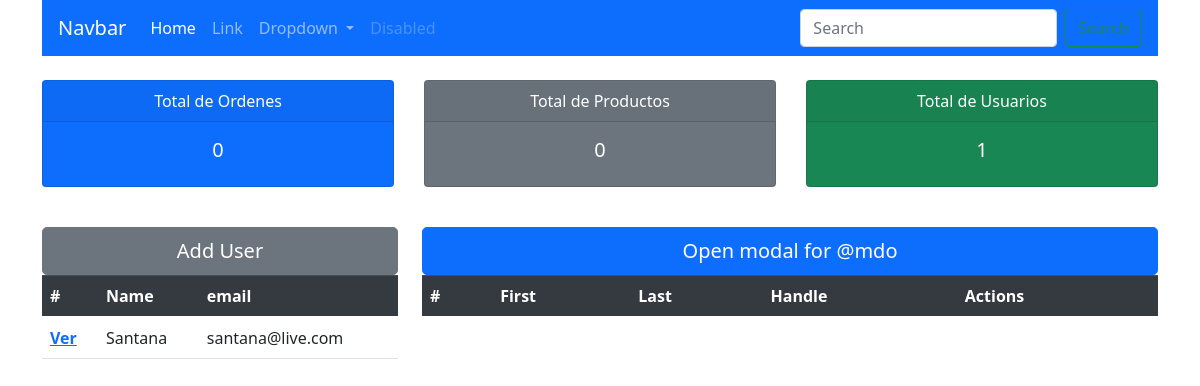
Page /table/ on the earlier database version.
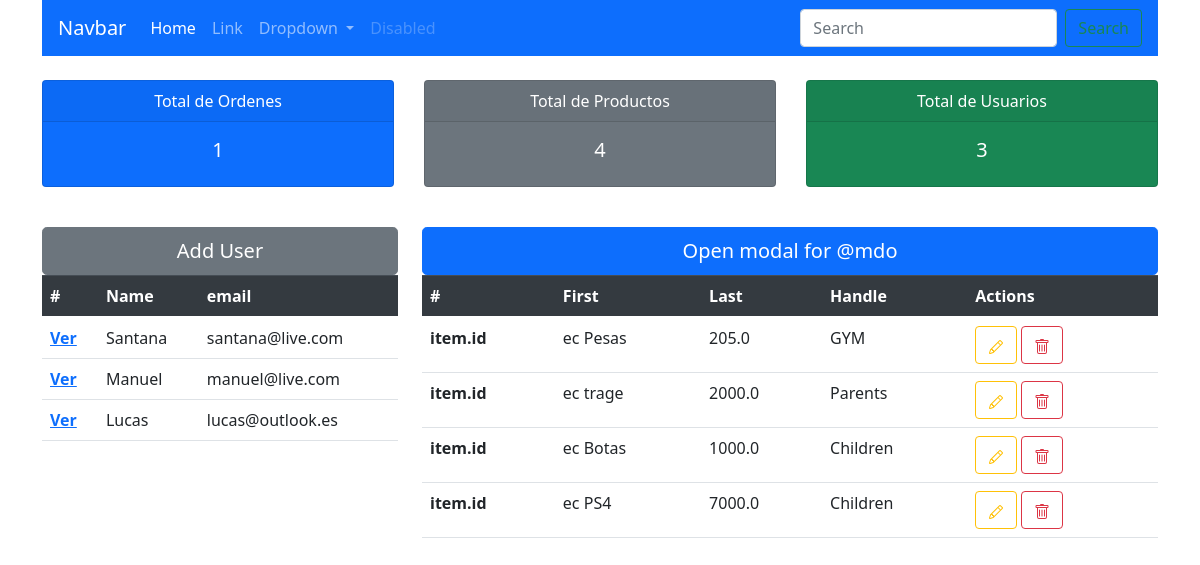
Same page on the later database version.
### accounts/models.py (models this page shows)
class Customer(models.Model):
    name = models.CharField(max_length=50,null=True)
    email = models.CharField(max_length=50,null=True)
    date_create = models.DateTimeField(auto_now_add=True, null=True)
    def __str__(self):
        return self.name

class Product(models.Model):
    CATEGORY=(
        ('Children','Children'),
        ('Parents','Parents'),
        ('GYM','GYM')
    )
    name = models.CharField(max_length=50,null=True)
    price = models.FloatField(null=True)
    category = models.CharField(max_length=50,null=True,choices= CATEGORY)
    description = models.CharField(max_length=50,null=True)
    date_create = models.DateTimeField(auto_now_add=True, null=True)
    def __str__(self):
        return self.name

### accounts/views.py (the view)
# urls.py: path('table/',views.Table),
def Table(request):
    total_ordenes = Orders.objects.all().count()
    total_productos = Product.objects.all().count()
    total_usuarios = Customer.objects.all().count()
    products = Product.objects.all()
    users = Customer.objects.all()
    form = OrdersForm()
    if request.method == 'POST':
        form = OrdersForm(request.POST)
        if form.is_valid:
            form.save()
    context = {'total_ordenes':total_ordenes,'total_productos':total_productos,
    'total_usuarios':total_usuarios, 'products':products,'users':users,'form':form}
    return render(request,'accounts/Table.html',context)

### accounts/forms.py
class OrdersForm(ModelForm):
    class Meta:
        model = Orders
        fields = '__all__'

### accounts/templates/accounts/Table.html (shortened to what this page needs)
{% extends 'accounts/main.html' %}
{% block content %}
    <br>
    {% include 'accounts/CardGroup.html' %}
    <br>
    <div class="row">
        <div class="col-4">
            <div class="table-responsive-sm">
                <button type="button" class="btn btn-secondary btn-lg btn-block">Add User</button>
                <table class="table">
                    <thead class="thead-dark">
                        <tr>
                            <th scope="col">#</th>
                            <th scope="col">Name</th>
                            <th scope="col">email</th>
                        </tr>
                    </thead>
                    <tbody>
                        {% for item in users %}
                            <tr>
                                <th scope="row"><a href="{% url 'customer' item.name %}">Ver</a></th>
                                <td>{{item.name}}</td>
                                <td>{{item.email}}</td>
                            </tr>
                        {% endfor %}
                    </tbody>
                </table>
            </div>
        </div>
        <div class="col-8">
            <div class="table-responsive-sm">
                {% include 'accounts/Crud.html' %}
                <table class="table">
                    <thead class="thead-dark">
                        <tr>
                            <th scope="col">#</th>
                            <th scope="col">First</th>
                            <th scope="col">Last</th>
                            <th scope="col">Handle</th>
                            <th scope="col">Actions</th>
                        </tr>
                    </thead>
                    <tbody>
                        {% for item in products %}
                            <tr>
                                <th scope="row">item.id</th>
                                <td>ec {{item.name}}</td>
                                <td>{{item.price}}</td>
                                <td>{{item.category}}</td>
                                <td>
                                    <a  type="button" class="btn btn-outline-warning" >
                                    </a>
                                    <button type="button" class="btn btn-outline-danger">
                                    </button>
                                </td>
                            </tr>
                        {% endfor %}
                    </tbody>
                </table>
            </div>
        </div>
    </div>
{% endblock %}

### accounts/templates/accounts/main.html (shortened to what this page needs)
{% load static %}
<!doctype html>
<html lang="en">
  <head>
    <link rel="stylesheet" href="https://stackpath.bootstrapcdn.com/bootstrap/4.5.2/css/bootstrap.min.css">
  </head>
  <body>
    <div class="container">
      <nav class="navbar navbar-dark bg-primary navbar-expand-lg bg-blue">
        <a class="navbar-brand" href="#">Navbar</a>
        <div class="collapse navbar-collapse" id="navbarSupportedContent">
          <ul class="navbar-nav mr-auto">
            <li class="nav-item active">
              <a class="nav-link" href="{% url 'home' %}">Home <span class="sr-only">(current)</span></a>
            </li>
            <li class="nav-item">
              <a class="nav-link" href="#">Link</a>
            </li>
            <li class="nav-item dropdown">
              <a class="nav-link dropdown-toggle" href="#" id="navbarDropdown" role="button" data-toggle="dropdown" aria-haspopup="true" aria-expanded="false">
                Dropdown
              </a>
            </li>
            <li class="nav-item">
              <a class="nav-link disabled" href="#" tabindex="-1" aria-disabled="true">Disabled</a>
            </li>
          </ul>
          <form class="form-inline my-2 my-lg-0">
            <input class="form-control mr-sm-2" type="search" placeholder="Search" aria-label="Search">
            <button class="btn btn-outline-success my-2 my-sm-0" type="submit">Search</button>
          </form>
        </div>
      </nav>
      {% block content %}
      {% endblock %}
    </div>
  </body>
</html>

### accounts/templates/accounts/CardGroup.html
<div class="card-deck">
    <div class="card text-white bg-primary text-center mb-3" style="max-width: 33%;">
        <div class="card-header">Total de Ordenes</div>
        <div class="card-body">
            <h5 class="card-title">{{total_ordenes}}</h5>
        </div>
    </div>
    <div class="card text-white bg-secondary text-center mb-3" style="max-width: 33%;">
        <div class="card-header">Total de Productos</div>
        <div class="card-body">
            <h5 class="card-title">{{total_productos}}</h5>
        </div>
    </div>
    <div class="card text-white bg-success text-center mb-3" style="max-width: 33%;">
        <div class="card-header">Total de Usuarios</div>
        <div class="card-body">
            <h5 class="card-title">{{total_usuarios}}</h5>
        </div>
    </div>
</div>

### accounts/templates/accounts/Crud.html (shortened to what this page needs)
<link rel="stylesheet" href="https://stackpath.bootstrapcdn.com/bootstrap/5.0.0-alpha1/css/bootstrap.min.css">
<button type="button" class="btn btn-primary btn-lg btn-block" data-toggle="modal" data-target="#exampleModal" data-whatever="@mdo">Open modal for @mdo</button>

Differences in the rows shown:
added Customer: name "Manuel", email "manuel@live.com"
added Customer: name "Lucas", email "lucas@outlook.es"
added Product: name "Pesas", price "205.0", category "GYM"
added Product: name "trage", price "2000.0", category "Parents"
added Product: name "Botas", price "1000.0", category "Children"
added Product: name "PS4", price "7000.0", category "Children"
Other differences:
{{ total_ordenes }}: "0" → "1"
{{ total_productos }}: "0" → "4"
{{ total_usuarios }}: "1" → "3"
